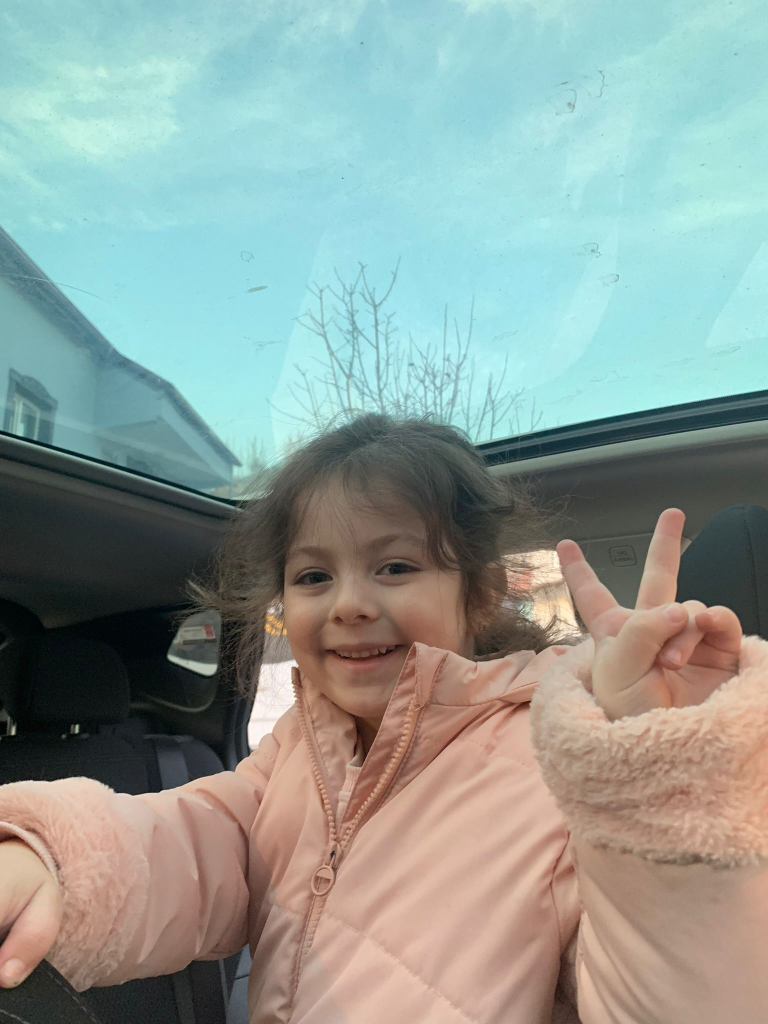
#> input picture src/aysenaz.jpg, 1536 x 2048 px, found by its file name (shown at 1/2 size)
$ python 5_Resim_donusum_uygulamasi.py
#> lines starting #> are read from the running program, lines starting #| are printed output that depends on the picture
#Image Transition
#Resimleri birbiri üzerine ekleyerek ağırlıkları ile değiştirilecek
#alfa beta değerleri

import cv2

def nothing():
    pass

img1=cv2.imread("C://OpenCv_Uygulamalar_1//src//aysenaz.jpg")
#> img1 is the input picture: shape (2048, 1536, 3); mean B, G, R 150.9, 157, 143.3
img1=cv2.resize(img1,(640,480))
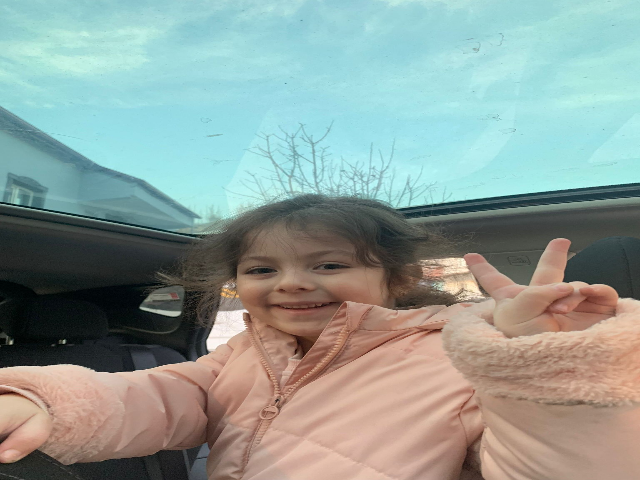
#> img1: shape (480, 640, 3); mean B, G, R 150.8, 156.9, 143.2

img2=cv2.imread("C://OpenCv_Uygulamalar_1//src//Kizlarim.jpg")
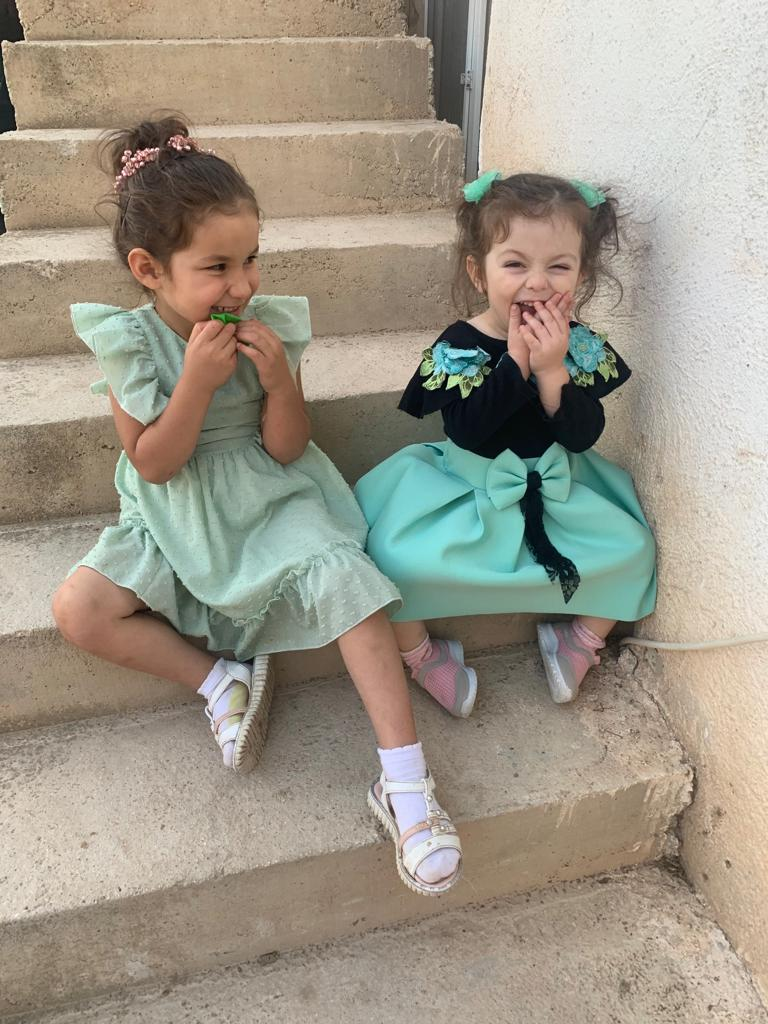
#> input picture src/Kizlarim.jpg, 768 x 1024 px, found by its file name
#> img2 is the input picture: shape (1024, 768, 3); mean B, G, R 137.2, 151.7, 158.8
img2=cv2.resize(img2,(640,480))
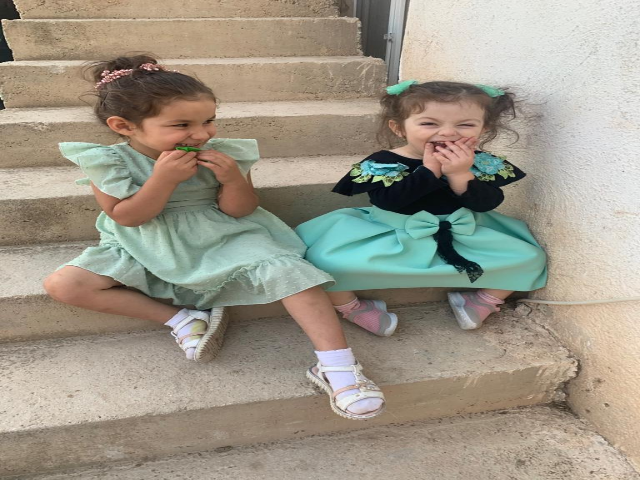
#> img2: shape (480, 640, 3); mean B, G, R 137.1, 151.5, 158.7

#Resim ağırlıkları ile işlemler yapılıyor.
#0 gama değeri
output=cv2.addWeighted(img1,0.5,img2,0.5,0)
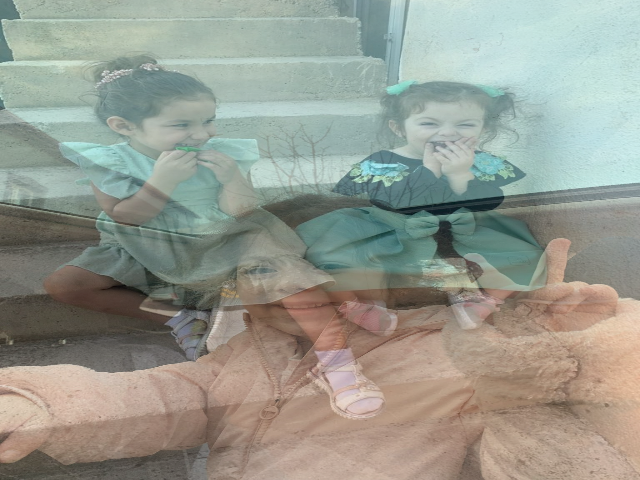
#> output: shape (480, 640, 3); mean B, G, R 143.9, 154.2, 150.9
windowName="Transition Program"
cv2.namedWindow(windowName)

cv2.createTrackbar("Alpha-Beta",windowName,0,1000,nothing)
#> slider 'Alpha-Beta' is set to 100

while True:
    cv2.imshow(windowName,output)
    alpha=cv2.getTrackbarPos("Alpha-Beta",windowName)/1000
    beta=1-alpha
    output=cv2.addWeighted(img1,alpha,img2,beta,0)
    print(alpha,beta)

    if cv2.waitKey(1)==27:
#> (key Esc is pressed here)
        break

cv2.destroyAllWindows()
